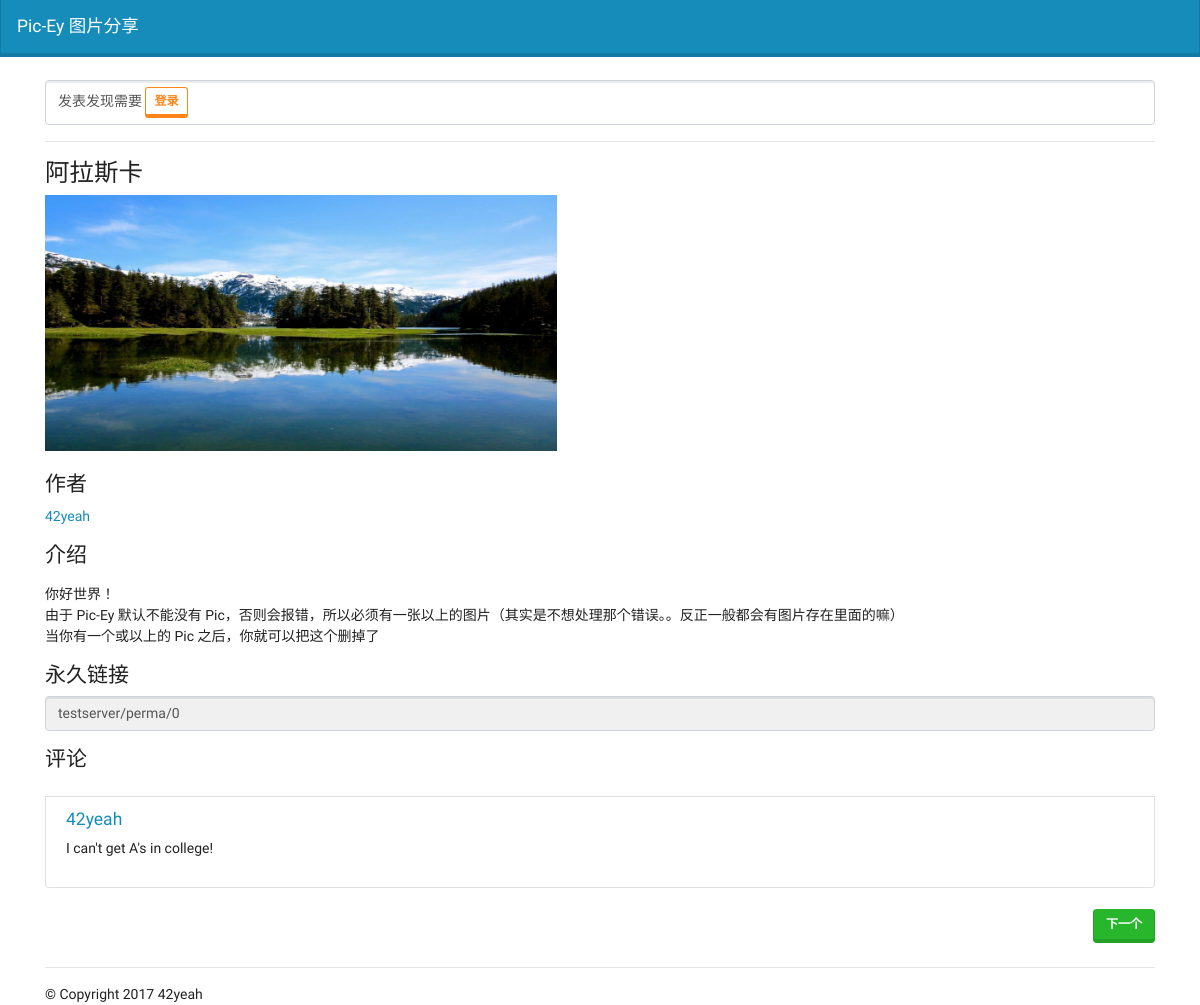
Page /discover/ on the earlier database version.
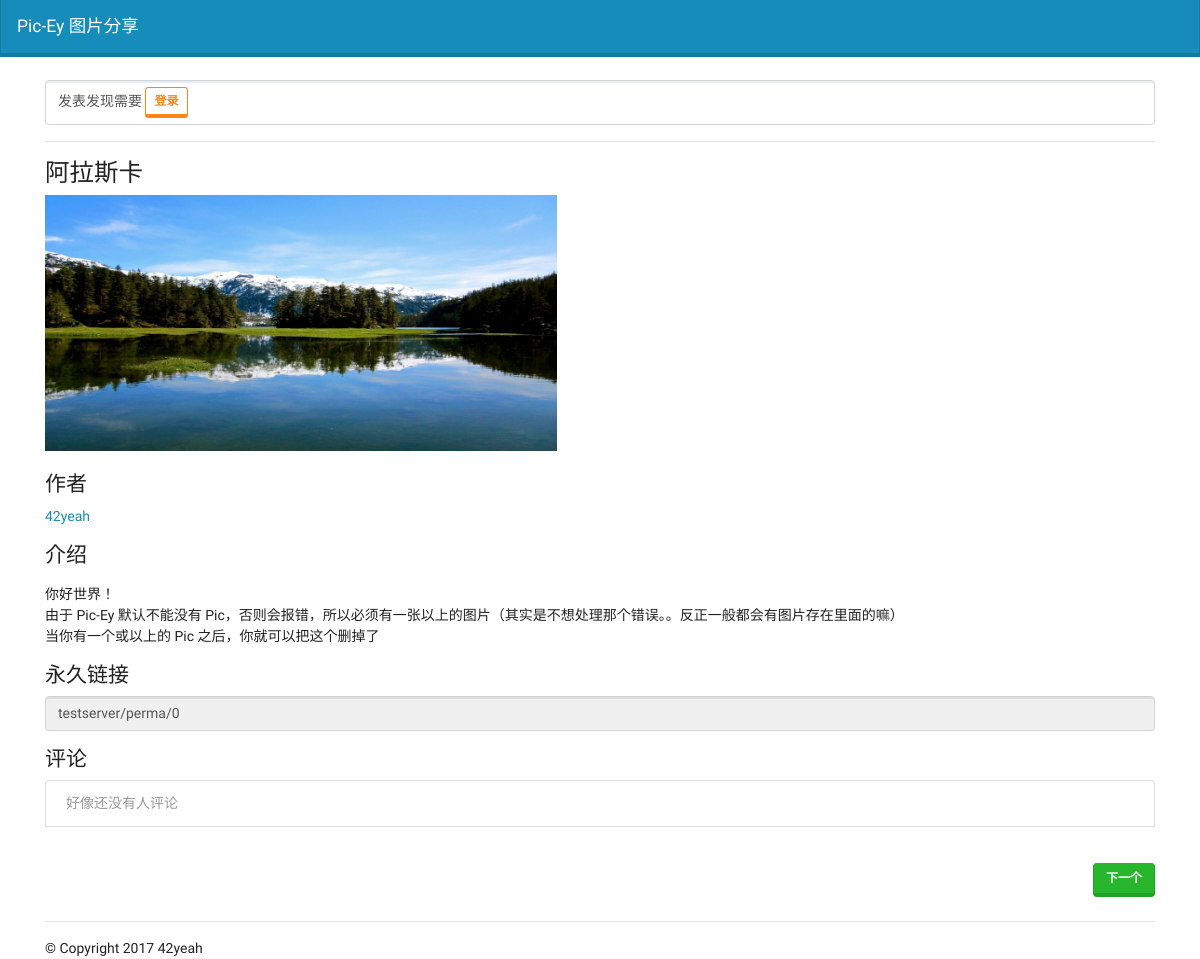
Same page on the later database version.
### main/models.py (models this page shows, shortened)
class Pic(models.Model):
    f = models.FileField()
    author = models.CharField(max_length=1024)
    name = models.CharField(max_length=1024)
    desc = models.TextField()

class Comment(models.Model):
    author = models.CharField(max_length=1024)
    comment = models.TextField()
    i = models.IntegerField()

### main/views.py (the view)
# urls.py: url(r'^discover/$', discover),
def discover(request):
    i = random.randrange(0, Pic.objects.all().__len__())
    return perma(request, i)

### main/views.py (called while the page is built, shortened)
def perma(request, intt):
    i = int(intt)
    if i < 0 or i >= Pic.objects.all().__len__():
        return render(request, 'nentry.html', None)
    context = {
        'c': Pic.objects.all()[i],
        'i': i,
        'host': request.get_host() + '/perma/' + str(i)
    }
    comments = []
    for c in Comment.objects.all():
        if (int(c.i) == i):
            comments.append(c)
    context['comments'] = comments
    if 'logged_in_as' in request.COOKIES:
        context['logged_in_as'] = request.COOKIES['logged_in_as']
    return render(request, 'discover.html', context)

### templates/discover.html (shortened to what this page needs)
{% extends "index.html" %}
{% block main %}
{% if not logged_in_as %}
<div class="form-group form-control container">
    <span class="form-control-plaintext">
        发表发现需要 <a href="/auth/" class="btn btn-outline-warning btn-sm">登录</a>
    </span>
</div>
{% endif %}
<hr />
<h3>{{ c.name }}</h1>
<img src="{{ c.f.url }}" width="512px" height="256px"></img>
<br /><br />
<h4>作者</h4>
<p><a href="users/{{ c.author }}">{{ c.author }}</a></p>
<h4>介绍</h4>
{% ifequal c.desc "" %}
<p class="text-muted">
    没有介绍
</p>
{% else %}
<p>
    {{ c.desc|linebreaks }}
</p>
{% endifequal %}
<h4>永久链接</h4>
<input class="form-control" placeholder="没有永久链接..." readonly value="{{ host }}">
<h4>评论</h4>
<ul class="list-group">
    {% if not comments %}
    <li class="list-group-item text-muted">
        好像还没有人评论
    </li>
    {% endif %}
    {% for co in comments %}
    <li class="list-group-item">
        <h5><a href="/users/{{ co.author }}">{{ co.author }}</a></h5>
        {{ co.comment|linebreaks }}
    </li>
    {% endfor %}
</ul>
<br />
<a href="/discover/" class="btn btn-success float-right">下一个</a>
{% endblock %}

### templates/index.html (shortened to what this page needs)
<html>
    <head>
        {% load staticfiles %}
        <link rel="stylesheet" href="{% static 'css/bootstrap-lumen.css' %}" type="text/css"/>
        <link rel="stylesheet" href="{% static 'css/pad.css' %}" type="text/css"/>
    </head>
    <body>
        <nav class="navbar navbar-dark navbar-expand fixed-top bg-primary">
            <a href="/" class="navbar-brand">Pic-Ey 图片分享</a>
        </nav>
        <main class="container pad">
            {% block main %}
            {% endblock  %}
        </main>
        <footer class="container">
            <br /><br /><hr />
            &copy; Copyright 2017 42yeah
        </footer>
    </body>
</html>

### main/static/css/pad.css (style rules this page uses)
.pad { padding-top: 5rem; }

Differences in the rows shown:
removed Comment: author "42yeah", comment "I can't get A's in college!"
Other differences:
text now shown: "好像还没有人评论"
